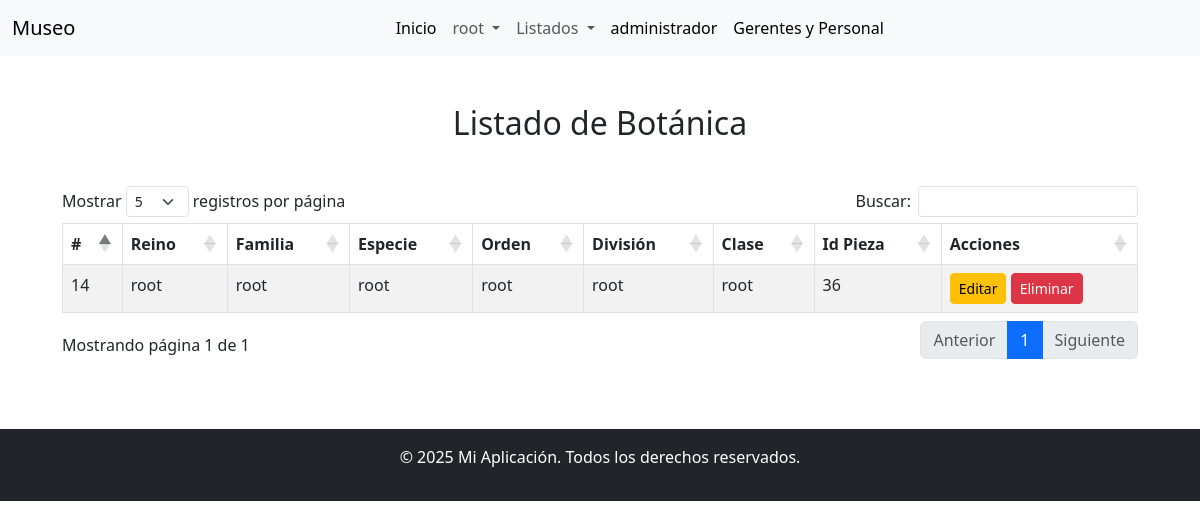
/botanica.php (signed in), run on an earlier commit of the app's database.
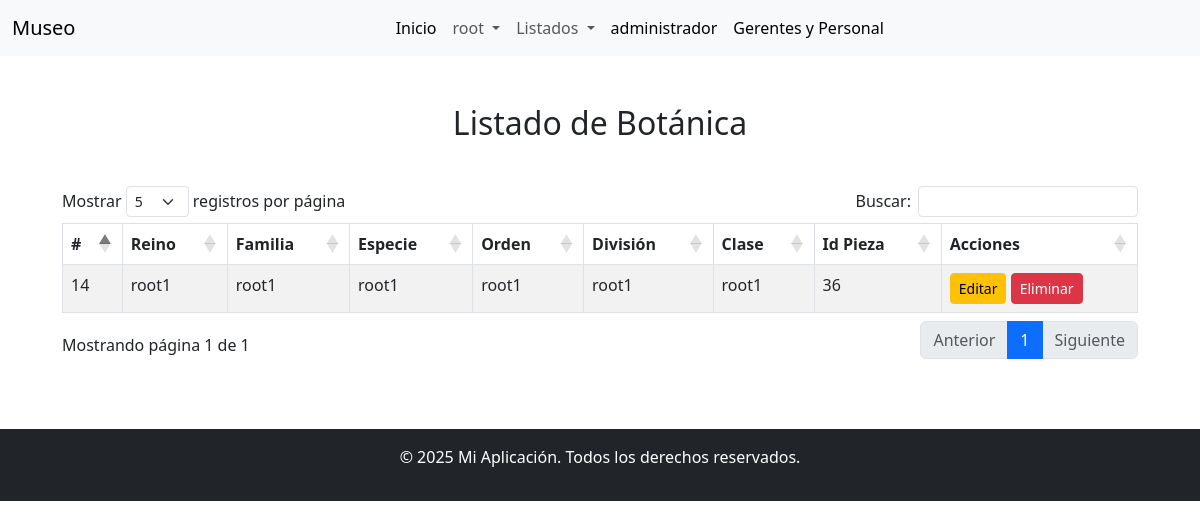
And on a later commit of the database.
### tables this page shows
CREATE TABLE `botanica` (
  `idBotanica` int(11) NOT NULL,
  `reino` varchar(255) DEFAULT NULL,
  `familia` varchar(255) DEFAULT NULL,
  `especie` varchar(255) DEFAULT NULL,
  `orden` varchar(255) DEFAULT NULL,
  `division` varchar(255) DEFAULT NULL,
  `clase` varchar(255) DEFAULT NULL,
  `descripcion` longtext DEFAULT NULL,
  `Pieza_idPieza` int(11) NOT NULL
);

### botanica.php (the view, shortened to what this page needs)
<?php
require_once 'bd.php';
$sql = "SELECT idBotanica, reino, familia, especie, orden, division, clase, descripcion, Pieza_idPieza FROM botanica";
$stmt = $pdo->query($sql);
$rows = $stmt->fetchAll();
?>
<!DOCTYPE html>
<html lang="es">
<head>
    <link rel="stylesheet" href="https://cdn.jsdelivr.net/npm/bootstrap@5.3.0/dist/css/bootstrap.min.css">
    <link rel="stylesheet" href="https://cdn.jsdelivr.net/npm/datatables.net-bs5@1.11.3/css/dataTables.bootstrap5.min.css">
</head>
<body>
<?php include("./includes/navbar.php"); ?>
<div class="container mt-5">
    <h2 class="text-center mb-4">Listado de Botánica</h2>
    <div class="table-responsive">
        <table id="dataTable" class="table table-striped table-bordered" cellspacing="0" width="100%">
            <thead>
                <tr>
                    <th>#</th>
                    <th>Reino</th>
                    <th>Familia</th>
                    <th>Especie</th>
                    <th>Orden</th>
                    <th>División</th>
                    <th>Clase</th>
                    <th>Id Pieza</th>
                    <th>Acciones</th>
                </tr>
            </thead>
            <tbody>
                <?php foreach ($rows as $row): ?>
                <tr>
                    <td><?php echo $row['idBotanica']; ?></td>
                    <td><?php echo $row['reino']; ?></td>
                    <td><?php echo $row['familia']; ?></td>
                    <td><?php echo $row['especie']; ?></td>
                    <td><?php echo $row['orden']; ?></td>
                    <td><?php echo $row['division']; ?></td>
                    <td><?php echo $row['clase']; ?></td>
                    <td><?php echo $row['Pieza_idPieza']; ?></td>
                    <td>
                        <a href="editar.php?id=<?php echo $row['Pieza_idPieza']; ?>&clasificacion=Botánica" class="btn btn-warning btn-sm">Editar</a>
                        <a href="eliminar.php?id=<?php echo $row['Pieza_idPieza']; ?>" class="btn btn-danger btn-sm" onclick="return confirm('¿Estás seguro de eliminar esta entrada?');">Eliminar</a>
                    </td>
                </tr>
                <?php endforeach; ?>
            </tbody>
        </table>
    </div>
</div>
<?php include("./includes/footer.php"); ?>
</body>
</html>

What changed in the data, as far as the page shows it:
changed botanica id 14: reino "root" → "root1"; familia "root" → "root1"; especie "root" → "root1"; orden "root" → "root1"; division "root" → "root1"; clase "root" → "root1"
